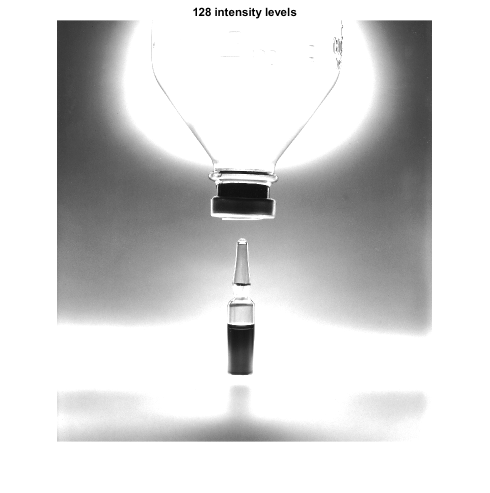
%> input picture Projeto 2/Scripts/drip-bottle-0-127.tif, 980 x 985 px (shown at 1/2 size)
$ octave --eval "changIntensity('drip-bottle-0-127.tif');"   (GNU Octave 9; MATLAB toolbox functions it lacks are replaced by stand-ins)
%> lines starting %> are read from the running program, lines starting %| are printed output that depends on the picture
function changIntensity(f)
%> called with f = 'drip-bottle-0-127.tif'
    imagem = imread(f);
%> imagem is the input picture: size 985x980x3 uint8; min 0, max 255, mean 214.3
    handler = figure(1)
    h1 = subplot(2,2,1)
    image = imshow(imagem,[0 255]);
    title("256 intensity levels")
    h2 = subplot(2,2,2)
    image2 = imshow(imagem,[0 128]);
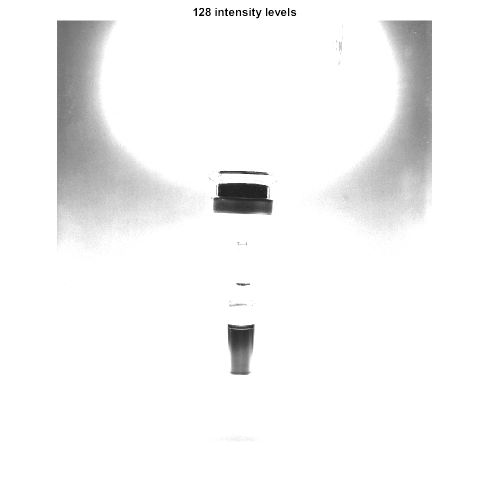
%> displayed picture: size 985x980x3, on the screen's scale of 0 to 255 (shown at 1/2 size); min 0, max 255, mean 244.9
    title("128 intensity levels")
    h3 = subplot(2,2,3)
    image3 = imshow(imagem, [0 64]);
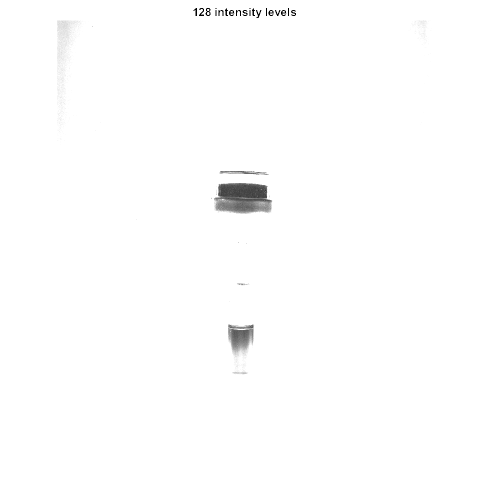
%> displayed picture: size 985x980x3, on the screen's scale of 0 to 255 (shown at 1/2 size); min 0, max 255, mean 253.4
    title("64 intensity levels")
    h4 = subplot(2,2,4)
    image4 = imshow(imagem, [0 32]);
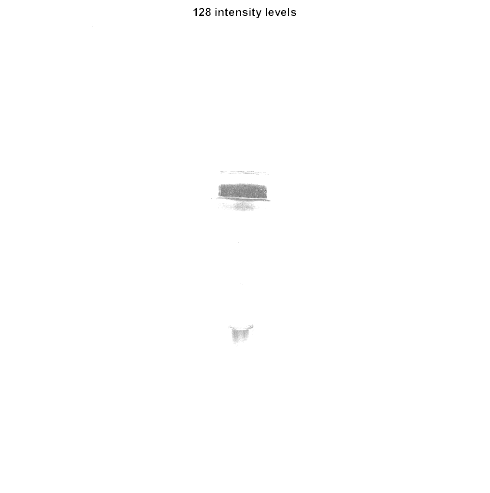
%> displayed picture: size 985x980x3, on the screen's scale of 0 to 255 (shown at 1/2 size); min 0, max 255, mean 254.4
    title("32 intensity levels")
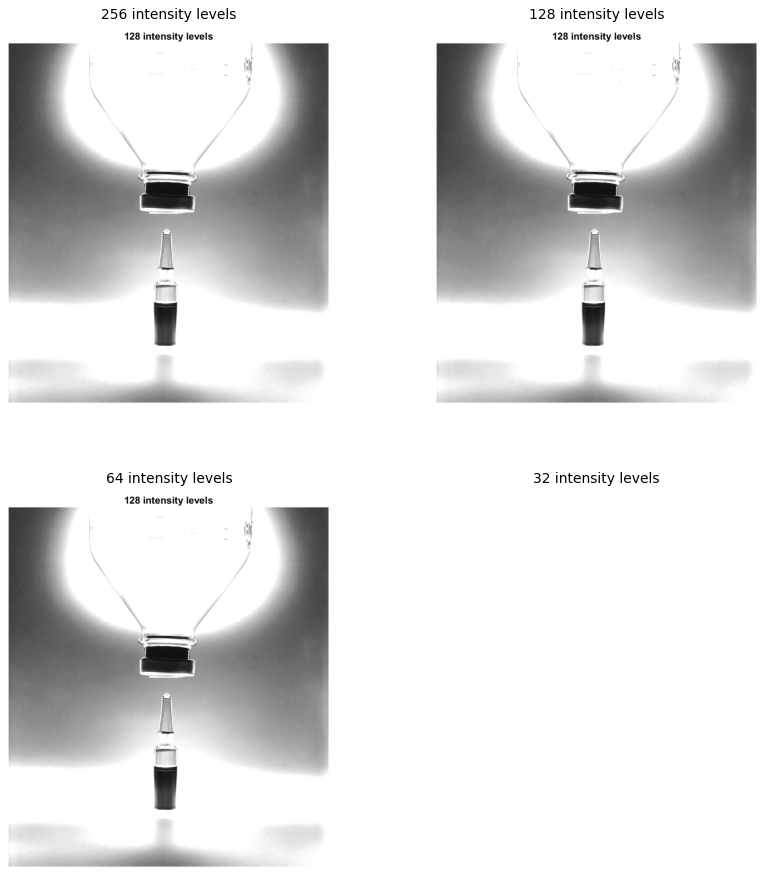
%> figure redrawn from the program's plot data, 4 panels
    saveas(handler, 'four-images','jpg')
end

$ run again, on Projeto 2/Scripts/drip-bottle-0-15.tif
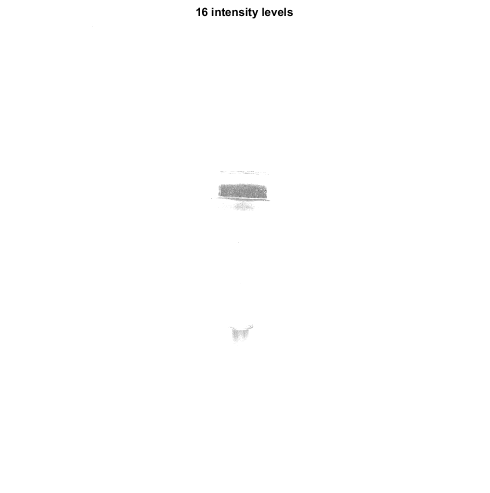
%> input picture Projeto 2/Scripts/drip-bottle-0-15.tif, 980 x 985 px (shown at 1/2 size)
%> in changIntensity, imagem is the input picture: size 985x980x3 uint8; min 0, max 255, mean 254.4
%> in changIntensity, `image2 = imshow(imagem,[0 128]);`:
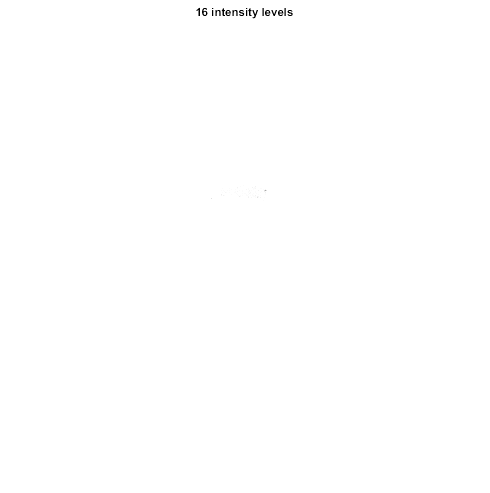
%> displayed picture: size 985x980x3, on the screen's scale of 0 to 255 (shown at 1/2 size); min 0, max 255, mean 254.7
%> in changIntensity, `title("32 intensity levels")`:
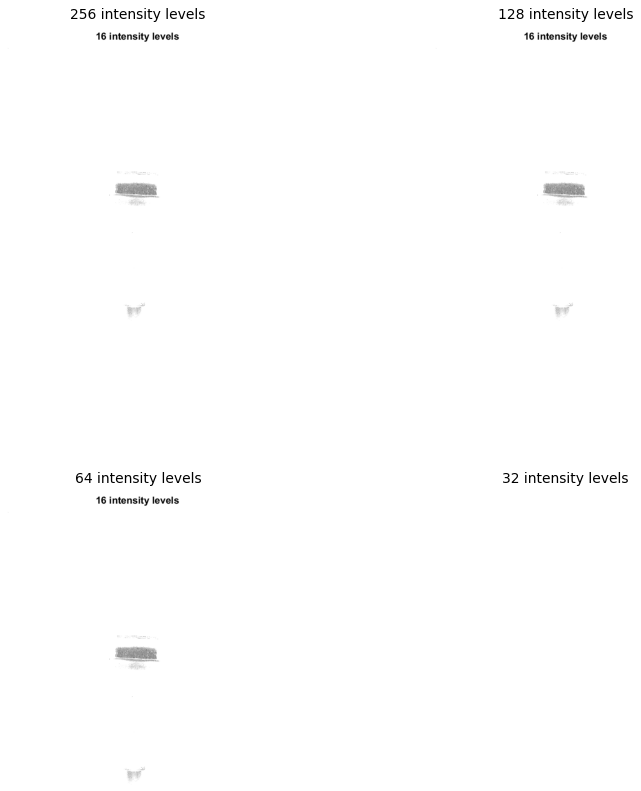
%> figure redrawn from the program's plot data, 4 panels
